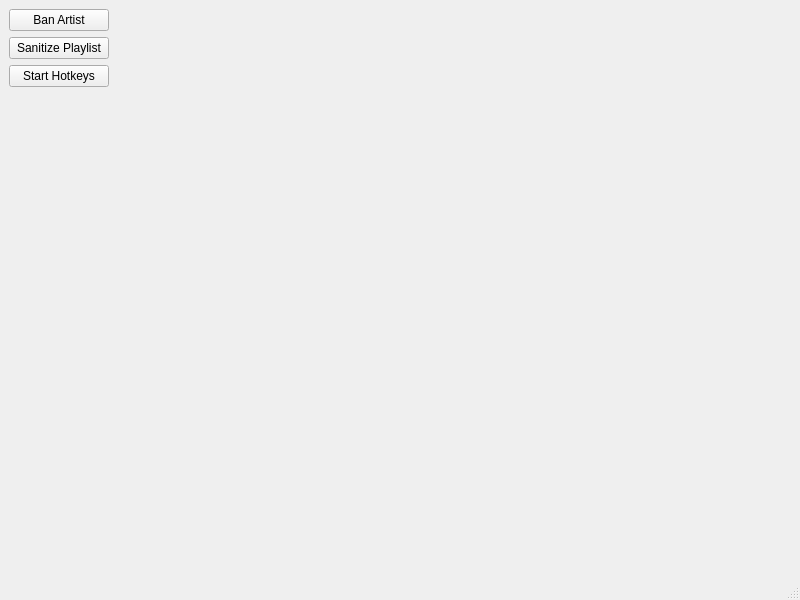
<?xml version="1.0" encoding="UTF-8"?>
<ui version="4.0">
 <class>SpotifyBanHammer</class>
 <widget class="QMainWindow" name="SpotifyBanHammer">
  <property name="geometry">
   <rect>
    <x>0</x>
    <y>0</y>
    <width>800</width>
    <height>600</height>
   </rect>
  </property>
  <property name="windowTitle">
   <string>Spotify Ban Hammer</string>
  </property>
  <widget class="QWidget" name="centralwidget">
   <layout class="QHBoxLayout" name="horizontalLayout_2">
    <item>
     <layout class="QVBoxLayout" name="verticalLayout">
      <item>
       <widget class="QPushButton" name="pushButton_2">
        <property name="sizePolicy">
         <sizepolicy hsizetype="Fixed" vsizetype="Fixed">
          <horstretch>0</horstretch>
          <verstretch>0</verstretch>
         </sizepolicy>
        </property>
        <property name="minimumSize">
         <size>
          <width>100</width>
          <height>0</height>
         </size>
        </property>
        <property name="text">
         <string>Ban Artist</string>
        </property>
       </widget>
      </item>
      <item>
       <widget class="QPushButton" name="pushButton">
        <property name="sizePolicy">
         <sizepolicy hsizetype="Fixed" vsizetype="Fixed">
          <horstretch>0</horstretch>
          <verstretch>0</verstretch>
         </sizepolicy>
        </property>
        <property name="minimumSize">
         <size>
          <width>100</width>
          <height>0</height>
         </size>
        </property>
        <property name="text">
         <string>Sanitize Playlist</string>
        </property>
       </widget>
      </item>
      <item>
       <widget class="QPushButton" name="start_hotkeys_btn">
        <property name="text">
         <string>Start Hotkeys</string>
        </property>
        <property name="checkable">
         <bool>true</bool>
        </property>
        <property name="checked">
         <bool>false</bool>
        </property>
       </widget>
      </item>
      <item>
       <spacer name="verticalSpacer">
        <property name="orientation">
         <enum>Qt::Vertical</enum>
        </property>
        <property name="sizeHint" stdset="0">
         <size>
          <width>20</width>
          <height>40</height>
         </size>
        </property>
       </spacer>
      </item>
     </layout>
    </item>
    <item>
     <layout class="QHBoxLayout" name="horizontalLayout">
      <item>
       <spacer name="horizontalSpacer">
        <property name="orientation">
         <enum>Qt::Horizontal</enum>
        </property>
        <property name="sizeHint" stdset="0">
         <size>
          <width>40</width>
          <height>20</height>
         </size>
        </property>
       </spacer>
      </item>
     </layout>
    </item>
   </layout>
  </widget>
  <widget class="QMenuBar" name="menubar">
   <property name="geometry">
    <rect>
     <x>0</x>
     <y>0</y>
     <width>800</width>
     <height>21</height>
    </rect>
   </property>
  </widget>
  <widget class="QStatusBar" name="statusbar"/>
 </widget>
 <resources/>
 <connections/>
</ui>
